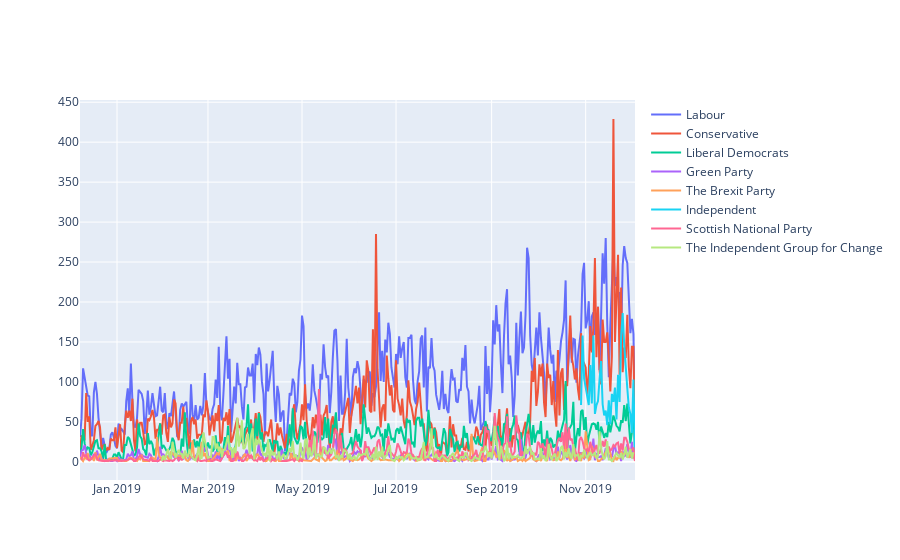

Notebook code cell kept with this figure:
### Code cell
plot_party_sentiment("dataset/ppc_accounts_timeline_year_sentiment.csv",'D')

### Figure 1 — Plotly figure (JSON) as saved in the notebook; plotly's stock layout.template omitted (floating-point values rounded to 4 significant figures; data arrays with more than 128 entries replaced by an {"elided": "..."} marker saying what was removed)
{"data": [{"name": "Labour", "type": "scatter", "x": {"elided": "361 str values"}, "y": {"elided": "361 int values"}}, {"name": "Conservative", "type": "scatter", "x": {"elided": "361 str values"}, "y": {"elided": "361 int values"}}, {"name": "Liberal Democrats", "type": "scatter", "x": {"elided": "361 str values"}, "y": {"elided": "361 int values"}}, {"name": "Green Party", "type": "scatter", "x": {"elided": "332 str values"}, "y": {"elided": "332 int values"}}, {"name": "The Brexit Party", "type": "scatter", "x": {"elided": "279 str values"}, "y": {"elided": "279 int values"}}, {"name": "Independent", "type": "scatter", "x": ["2019-10-29", "2019-10-30", "2019-10-31", "2019-11-01", "2019-11-02", "2019-11-03", "2019-11-04", "2019-11-05", "2019-11-06", "2019-11-07", "2019-11-08", "2019-11-09", "2019-11-10", "2019-11-11", "2019-11-12", "2019-11-13", "2019-11-14", "2019-11-15", "2019-11-16", "2019-11-17", "2019-11-18", "2019-11-19", "2019-11-20", "2019-11-21", "2019-11-22", "2019-11-23", "2019-11-24", "2019-11-25", "2019-11-26", "2019-11-27", "2019-11-28", "2019-11-29", "2019-11-30", "2019-12-01", "2019-12-02", "2019-12-03"], "y": [71, 158, 104, 94, 84, 71, 121, 73, 158, 60, 71, 76, 103, 126, 72, 58, 64, 46, 77, 47, 85, 75, 93, 53, 109, 75, 157, 186, 146, 112, 92, 68, 60, 36, 103, 12]}, {"name": "Scottish National Party", "type": "scatter", "x": {"elided": "317 str values"}, "y": {"elided": "317 int values"}}, {"name": "The Independent Group for Change", "type": "scatter", "x": {"elided": "297 str values"}, "y": {"elided": "297 int values"}}], "layout": {}}
